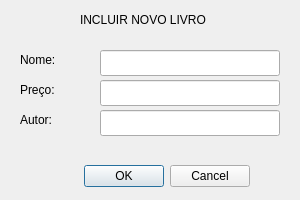
<?xml version="1.0" encoding="UTF-8"?>
<ui version="4.0">
 <class>IncluirLivro</class>
 <widget class="QDialog" name="IncluirLivro">
  <property name="enabled">
   <bool>true</bool>
  </property>
  <property name="geometry">
   <rect>
    <x>0</x>
    <y>0</y>
    <width>300</width>
    <height>200</height>
   </rect>
  </property>
  <property name="windowTitle">
   <string>Incluir Livro</string>
  </property>
  <property name="windowIcon">
   <iconset>
    <normaloff>../../../Downloads/book1.png</normaloff>../../../Downloads/book1.png</iconset>
  </property>
  <widget class="QLineEdit" name="nome_livro">
   <property name="geometry">
    <rect>
     <x>100</x>
     <y>50</y>
     <width>180</width>
     <height>26</height>
    </rect>
   </property>
  </widget>
  <widget class="QDialogButtonBox" name="buttonBox_livro">
   <property name="enabled">
    <bool>true</bool>
   </property>
   <property name="geometry">
    <rect>
     <x>60</x>
     <y>160</y>
     <width>190</width>
     <height>32</height>
    </rect>
   </property>
   <property name="orientation">
    <enum>Qt::Horizontal</enum>
   </property>
   <property name="standardButtons">
    <set>QDialogButtonBox::Cancel|QDialogButtonBox::Ok</set>
   </property>
  </widget>
  <widget class="QLineEdit" name="preco_livro">
   <property name="geometry">
    <rect>
     <x>100</x>
     <y>80</y>
     <width>180</width>
     <height>26</height>
    </rect>
   </property>
  </widget>
  <widget class="QLabel" name="label">
   <property name="geometry">
    <rect>
     <x>80</x>
     <y>10</y>
     <width>144</width>
     <height>20</height>
    </rect>
   </property>
   <property name="text">
    <string>INCLUIR NOVO LIVRO</string>
   </property>
  </widget>
  <widget class="QLabel" name="label_3">
   <property name="geometry">
    <rect>
     <x>20</x>
     <y>80</y>
     <width>40</width>
     <height>20</height>
    </rect>
   </property>
   <property name="text">
    <string>Preço:</string>
   </property>
  </widget>
  <widget class="QLabel" name="label_2">
   <property name="geometry">
    <rect>
     <x>20</x>
     <y>50</y>
     <width>44</width>
     <height>20</height>
    </rect>
   </property>
   <property name="text">
    <string>Nome:</string>
   </property>
  </widget>
  <widget class="QLabel" name="label_4">
   <property name="geometry">
    <rect>
     <x>20</x>
     <y>110</y>
     <width>40</width>
     <height>20</height>
    </rect>
   </property>
   <property name="text">
    <string>Autor:</string>
   </property>
  </widget>
  <widget class="QLineEdit" name="autor_livro">
   <property name="enabled">
    <bool>true</bool>
   </property>
   <property name="geometry">
    <rect>
     <x>100</x>
     <y>110</y>
     <width>180</width>
     <height>26</height>
    </rect>
   </property>
  </widget>
 </widget>
 <resources/>
 <connections>
  <connection>
   <sender>buttonBox_livro</sender>
   <signal>accepted()</signal>
   <receiver>IncluirLivro</receiver>
   <slot>accept()</slot>
   <hints>
    <hint type="sourcelabel">
     <x>248</x>
     <y>254</y>
    </hint>
    <hint type="destinationlabel">
     <x>157</x>
     <y>274</y>
    </hint>
   </hints>
  </connection>
  <connection>
   <sender>buttonBox_livro</sender>
   <signal>rejected()</signal>
   <receiver>IncluirLivro</receiver>
   <slot>reject()</slot>
   <hints>
    <hint type="sourcelabel">
     <x>316</x>
     <y>260</y>
    </hint>
    <hint type="destinationlabel">
     <x>286</x>
     <y>274</y>
    </hint>
   </hints>
  </connection>
 </connections>
</ui>
